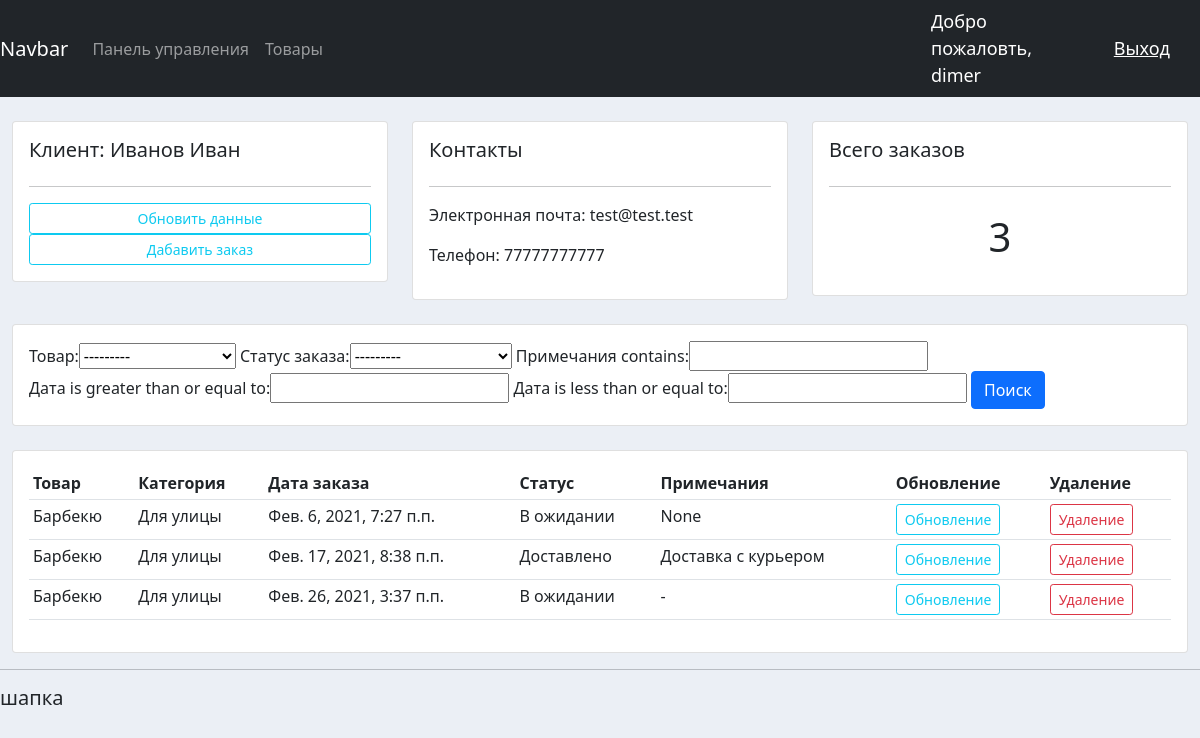
Page /customer/1 (signed in) on the committed database.
### accounts/models.py (models this page shows, shortened)
class Customer(models.Model):
    name = models.CharField(max_length=200, null = True, verbose_name = 'ФИО')
    phone = models.CharField(max_length=200, null = True, verbose_name = 'Телефон')
    email = models.CharField(max_length=200, null = True, verbose_name = 'Эл. почта')
    date_created = models.DateTimeField(auto_now_add=True, null = True, verbose_name = 'Дата')
    class Meta:
        verbose_name_plural = 'Клиенты'
        verbose_name = 'Клиент'

class Order(models.Model):
    STATUS = (
        ('В ожидании', 'В ожидании'),
        ('Готово к доставке', 'Готово к доставке'),
        ('Доставлено', 'Доставлено'),
    )
    customer = models.ForeignKey(Customer, null = True, on_delete = models.SET_NULL, verbose_name = 'Клиент')
    product = models.ForeignKey(Pruduct, null = True, on_delete = models.SET_NULL, verbose_name = 'Товар')
    date_created = models.DateTimeField(auto_now_add=True, null = True, verbose_name = 'Дата')
    status = models.CharField(max_length = 200, null = True, choices = STATUS, verbose_name = 'Статус заказа')
    note = models.CharField(max_length = 10000, null = True, verbose_name = 'Примечания', default = '-')
    class Meta:
        verbose_name_plural = 'Заказы'
        verbose_name = 'Заказ'

class Pruduct(models.Model):
    CATEGORY = (
        ('Для дома', 'Для дома'),
        ('Для улицы', 'Для улицы'),
    )
    name = models.CharField(max_length=200, null = True, verbose_name = 'Наименования')
    price = models.FloatField(null = True, verbose_name = 'Цена')
    category = models.CharField(max_length=200, null = True, choices = CATEGORY, verbose_name = 'Категория')
    description = models.CharField(max_length=200, null = True, verbose_name = 'Описание', blank = True)
    date_created = models.DateTimeField(auto_now_add=True, null = True, verbose_name = 'Дата')
    tags = models.ManyToManyField(Tag)
    class Meta:
        verbose_name_plural = 'Продукция'
        verbose_name = 'Продукция'
    def __str__(self):
        return self.name

### accounts/views.py (the view)
# urls.py: path('customer/<str:pk>', customer, name = 'customer'),
@login_required(login_url='login')
def customer(request, pk):
    customer = Customer.objects.get(id = pk)
    orders = customer.order_set.all()
    orders_count = orders.count()
    myFilter = OrderFilter(request.GET, queryset = orders)
    orders = myFilter.qs
    context = {'customer': customer, 'orders': orders, 'orders_count': orders_count,
                'myfilter': myFilter}
    return render(request, 'accounts/customer.html', context)

### accounts/templates/accounts/customer.html (shortened to what this page needs)
{% extends "accounts/base.html" %}
{% block content %}
<br>
<div class="row">
	<div class="col-md">
		<div class="card card-body">
			<h5>Клиент: {{ customer.name }}</h5>
			<hr>
			<a class="btn btn-outline-info  btn-sm btn-block" href="">Обновить данные</a>
			<a class="btn btn-outline-info  btn-sm btn-block" href="{% url 'create_order' customer.id %}">Дабавить заказ</a>
		</div>
	</div>
	<div class="col-md">
		<div class="card card-body">
			<h5>Контакты</h5>
			<hr>
			<p>Электронная почта: {{ customer.email }}</p>
			<p>Телефон: {{ customer.phone }}</p>
		</div>
	</div>
	<div class="col-md">
		<div class="card card-body">
			<h5>Всего заказов</h5>
			<hr>
			<h1 style="text-align: center;padding: 10px">{{ orders_count }}</h1>
		</div>
	</div>
</div>
<br>
<div class="row">
	<div class="col">
		<div class="card card-body">
			<form method="get">
				{{ myfilter.form }}
		    <button class="btn btn-primary" type="submit">Поиск</button>
		  </form>
		</div>
	</div>
</div>
<br>
<div class="row">
	<div class="col-md">
		<div class="card card-body">
			<table class="table table-sm">
				<tr>
					<th>Товар</th>
					<th>Категория</th>
					<th>Дата заказа</th>
					<th>Статус</th>
					<th>Примечания</th>
					<th>Обновление</th>
					<th>Удаление</th>
				</tr>
				{% for order in orders %}
				<tr>
					<td>{{ order.product }}</td>
					<td>{{ order.product.category }}</td>
					<td>{{ order.date_created }}</td>
					<td>{{ order.status }}</td>
					<td>{{ order.note }}</td>
					<td><a class="btn btn-outline-info  btn-sm btn-block" href="{% url 'update_order' order.id %}">Обновление</a></td>
					<td><a class="btn btn-outline-danger  btn-sm btn-block" href="{% url 'delete_order' order.id %}">Удаление</a></td>
				</tr>
				{% endfor %}
			</table>
		</div>
	</div>
</div>
{% endblock content %}

### accounts/templates/accounts/navbar.html (shortened to what this page needs)
{% load static %}
<nav class="navbar navbar-expand-lg navbar-dark bg-dark">
    <a class="navbar-brand" href="#">Navbar</a>
    <div class="collapse navbar-collapse" id="navbarSupportedContent">
      <ul class="navbar-nav mr-auto">
        <li class="nav-item active">
          <a class="nav-link" href="{% url 'home' %}">Панель управления</a>
        </li>
        <li class="nav-item">
          <a class="nav-link" href="{% url 'products' %}">Товары</a>
        </li>
    </ul>
    </div>
    <span class='hello-msg'>Добро пожаловть, {{ request.user }}</span>
    <span><a class='hello-msg' href="{% url 'logout' %}">Выход</a></span>
  </nav>

### accounts/static/css/base.css (style rules this page uses)
body { background-color: #ebeff5; }

### accounts/templates/accounts/navbar.html (style rules this page uses)
.hello-msg { font-size: 18px; color: #fff; margin-right: 30px; }

### rows in the picture
Customer: name "Иванов Иван", email "test@test.test", phone "77777777777"
Order: product "Барбекю", product.category "Для улицы", date_created "Фев. 6, 2021, 7:27 п.п.", status "В ожидании", note "None"
Order: product "Барбекю", product.category "Для улицы", date_created "Фев. 17, 2021, 8:38 п.п.", status "Доставлено", note "Доставка с курьером"
Order: product "Барбекю", product.category "Для улицы", date_created "Фев. 26, 2021, 3:37 п.п.", status "В ожидании", note "-"

### other values in the picture
{{ request.user }} "dimer"
{{ orders_count }} "3"
